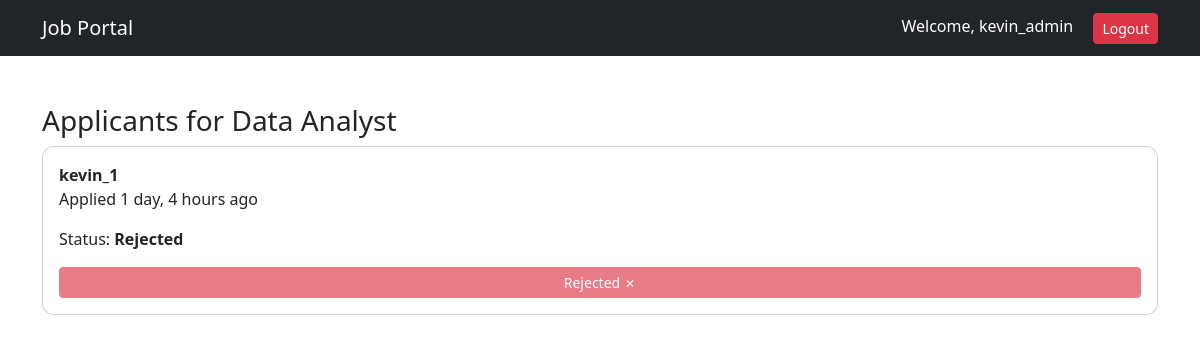
The app's page /jobs/applicants/2/ (signed in) with its own data.
### accounts/models.py (models this page shows)
class CustomUser(AbstractUser):
    ROLE_CHOICES = (
        ('jobseeker', 'Job Seeker'),
        ('recruiter', 'Recruiter'),
    )
    role = models.CharField(
        max_length=20,
        choices=ROLE_CHOICES,
        default='jobseeker'
    )

### jobs/models.py (models this page shows, shortened)
class Job(models.Model):
    recruiter = models.ForeignKey(
        settings.AUTH_USER_MODEL,
        on_delete=models.CASCADE
    )
    title = models.CharField(max_length=200)
    company = models.CharField(max_length=200)
    location = models.CharField(max_length=200)
    description = models.TextField()
    salary = models.CharField(max_length=100, blank=True)
    created_at = models.DateTimeField(auto_now_add=True)
    application_deadline = models.DateField(null=True, blank=True)

### applications/models.py (models this page shows, shortened)
class Application(models.Model):
    user = models.ForeignKey(settings.AUTH_USER_MODEL,
                              on_delete=models.CASCADE)
    job = models.ForeignKey(Job,
                            on_delete=models.CASCADE)
    applied_at = models.DateTimeField(auto_now_add=True)
    status = models.CharField(max_length=20,
                               default="Applied")

### jobs/views.py (the view)
# urls.py: path("applicants/<int:job_id>/", views.view_applicants, name="view_applicants"),
@login_required
def view_applicants(request, job_id):
    job = Job.objects.get(id=job_id)
    if request.user != job.recruiter:
        return redirect("job_list")
    applications = Application.objects.filter(job=job)
    return render(
        request,
        "jobs/applicants.html",
        {
            "job": job,
            "applications": applications,
        },
    )

### templates/jobs/applicants.html
{% extends "base.html" %}
{% block content %}
<h3>Applicants for {{ job.title }}</h3>
{% for app in applications %}
<div class="card p-3 mb-3">
    <strong>{{ app.user.username }}</strong>
    <p>Applied {{ app.applied_at|timesince }} ago</p>
    <p>
        Status:
        <strong>{{ app.status }}</strong>
    </p>
    {% if app.status == "Applied" %}
        <a href="{% url 'update_application_status' app.id 'Accepted' %}"
           class="btn btn-success btn-sm">
           Accept
        </a>
        <a href="{% url 'update_application_status' app.id 'Rejected' %}"
           class="btn btn-danger btn-sm">
           Reject
        </a>
    {% elif app.status == "Accepted" %}
        <button class="btn btn-success btn-sm" disabled>
            Accepted ✓
        </button>
    {% else %}
        <button class="btn btn-danger btn-sm" disabled>
            Rejected ✗
        </button>
    {% endif %}
</div>
{% empty %}
<p>No applications yet.</p>
{% endfor %}
{% endblock %}

### templates/base.html (shortened to what this page needs)
{% load static %}
<!DOCTYPE html>
<html>
<head>
    <link href="https://cdn.jsdelivr.net/npm/bootstrap@5.3.2/dist/css/bootstrap.min.css" rel="stylesheet">
    <link rel="stylesheet" href="{% static 'css/style.css' %}">
</head>
<body>
<nav class="navbar navbar-expand-lg navbar-dark bg-dark">
    <div class="container">
        <a class="navbar-brand" href="/jobs/">Job Portal</a>
        <div class="ms-auto">
            {% if user.is_authenticated %}
                <span class="text-white me-3">
                    Welcome, {{ user.username }}
                </span>
                <form action="{% url 'logout' %}" method="post" class="d-inline">
                    <button class="btn btn-danger btn-sm">
                        Logout
                    </button>
                </form>
            {% endif %}
        </div>
    </div>
</nav>
<div class="container mt-5">
    {% block content %}
    {% endblock %}
</div>
</body>
</html>

### static/css/style.css (style rules this page uses)
.card { border-radius: 12px; }

### records on screen
CustomUser: username "kevin_admin"
Job: title "Data Analyst"
Application: user.username "kevin_1", applied_at "1 day, 4 hours", status "Rejected", shows "Rejected ✗"
